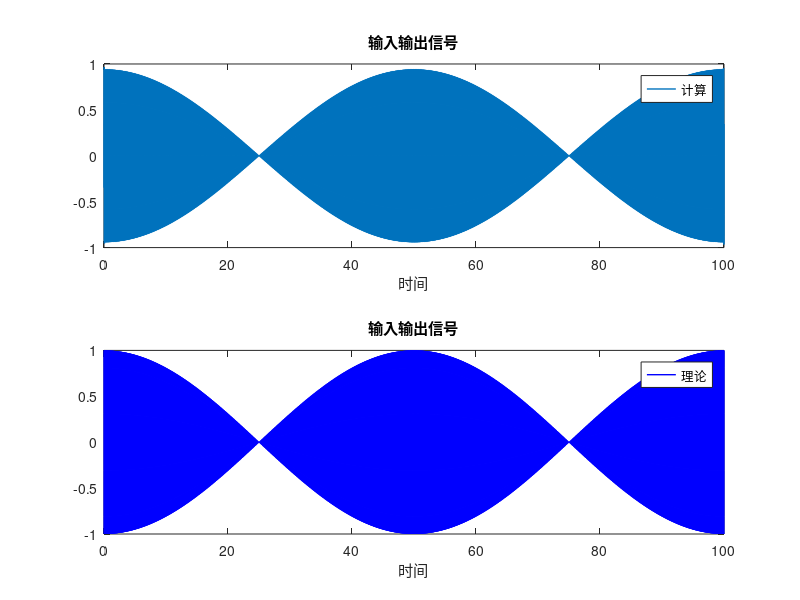
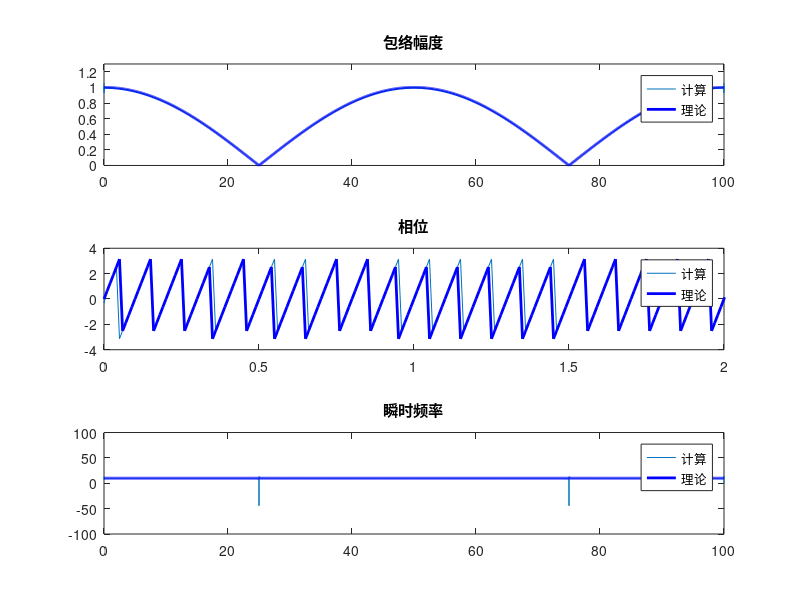

The MATLAB source for these figures, in order:
N=21;
Hd=[-1j*ones(1,10),0,1j*ones(1,10)];
k = 0:N-1;
A = exp(-1j*pi*k*(N-1)/N);
Hd = Hd.*A;%频率采样，得到希尔伯特变换器的频域表示
h1 = real(ifft(Hd));%做傅里叶反变换
T=0.01;
t=0:T:100;
x=cos(2*pi*0.01*t).*cos(2*pi*10*t);
%使用自己搭建的离散希尔伯特变换器进行计算
y=conv(x,h1,'same');
A=(abs(x).^2+abs(y).^2).^0.5;
p=atan2(y,x);%计算相位
q=x+1j*y;
f = zeros(1,length(q));%计算频率
temp = diff(q);
for n=1:length(f)-1
f(n)=imag(100*temp(n)/q(n))/2/pi;
end
f(end)=p(end)/2/pi;
%计算输入信号的理论值
Ad=abs(cos(2*pi*0.01*t));%理论幅度
pd=atan2(sin(2*pi*10*t),cos(2*pi*10*t));%理论相位
for i=1:length(x)
fd(i)=10+0.01/2/pi;%理论频率
end
figure(1);
subplot(2,1,1);
plot(t,y,'linewidth' ,1);xlabel('时间');title('输入输出信号');axis([0,100,-1,1]);hold on;
legend('计算');
subplot(2,1,2);
plot(t,x, 'b' , 'linewidth' ,1);xlabel('时间');title('输入输出信号');axis([0,100,-1,1]);
legend('理论');
figure(2);
subplot(3,1,1);
plot(t,A);title('包络幅度');axis([0,100,0,1.3]);hold on;
plot(t,Ad, 'b' , 'linewidth' ,2);axis([0,100,0,1.3]);
legend('计算','理论');
subplot(3,1,2);
plot(t,p);title('相位');axis([0,2,-3.15,3.15]);hold on;
plot(t,pd, 'b' , 'linewidth' ,2);axis([0,2,-4,4]);
legend('计算','理论');
subplot(3,1,3);
plot(t,f);title('瞬时频率');axis([0,100,-10,30]);hold on;
plot(t,fd, 'b' , 'linewidth' ,2);axis([0,100,-100,100]);
legend('计算','理论');